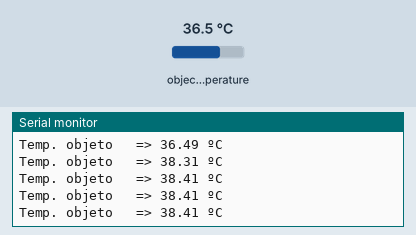
A sketch run on a simulated ESP8266 (NodeMCU). Parts: the last lines printed to the serial monitor. The inputs (shaded band) are chosen by the test bench; at power-on: object temperature 36.5 °C.

Above: at 1.2 s.
1.3 s: object temperature set to 20 °C
At 1.66 s:
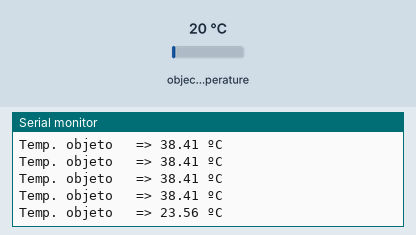
2.8 s: object temperature set to 26 °C
At 2.95 s:
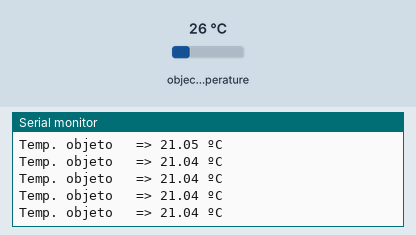
Timing chart, 0 to 5.8 s (numbered marks = the images above; inputs shaded):
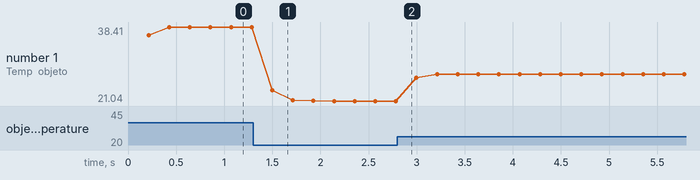

The sketch:

arduino-esp-oled-mlx.ino
```cpp
/// => https://www.youtube.com/watch?v=eLann3shOT4
/// => https://programarfacil.com/blog/arduino-blog/termometro-infrarrojo-con-arduino-mlx90614/
////////////////////////////////////MLX90614/////////////////////////////////////////////
#include <Adafruit_MLX90614.h>
// Instanciar objeto
Adafruit_MLX90614 termometroIR = Adafruit_MLX90614();
float global_temperatura_objeto = 0; // Distancia de 1 a 10 cm
/////////////////////////////////////OLED-DISPLAY/////////////////////////////////////////////
#include <SPI.h>
#include <ESP8266WiFi.h>
#include <Wire.h>  // Only needed for Arduino 1.6.5 and earlier
#include "SSD1306Wire.h" // legacy include: `#include "SSD1306.h"`
// Initialize the OLED display using Wire library
SSD1306Wire  display(0x3c, D2, D1);  //D2=SDA  D1=SCL  As per labeling on NodeMCU

void setup() {
  // Iniciar comunicación serie
  Serial.begin(9600);
  // Iniciar termómetro infrarrojo con Arduino
  termometroIR.begin();

  /////////////////////////////////////////////////////////////////////////////////////////////
 /* display.init();
  display.flipScreenVertically();
  display.setFont(ArialMT_Plain_10);
  display.clear();
 */
}

void loop() {

  readTemperaturaObjeto();
  Serial.print("Temp. objeto   => ");
  Serial.print(global_temperatura_objeto);
  Serial.println(" ºC");

  /*if(global_temperatura_objeto >= 36 && global_temperatura_objeto<37.5){
     Serial.print(" :: SALUDABLE :: ");
  }else if(global_temperatura_objeto >= 37.5){
    Serial.print(" :: ENFERMO :: ");
  }*/

  /* String th_ambiente = "T: 24.00 °C ~ H:80 %";
    display.clear();
    display.setTextAlignment(TEXT_ALIGN_LEFT);
    display.setFont(ArialMT_Plain_10);
    display.drawString(2, 0, th_ambiente);
    display.setFont(ArialMT_Plain_10);
    display.drawString(4, 10, "Temperatura Coorporal");
    display.setFont(ArialMT_Plain_24);
    display.drawString(4, 26, String(global_temperatura_objeto)+"°C");
    //display.setFont(ArialMT_Plain_10);
    //display.drawString(82, 33, "Bien");
    display.display();*/

}

void readTemperaturaObjeto(){

  for(int i=0; i<20; i++){
    global_temperatura_objeto = termometroIR.readObjectTempC() + global_temperatura_objeto;
    delay(10);
  }
  global_temperatura_objeto /=20.0;
  //global_temperatura_objeto += 2.22;

}
```

Measured:
- after the input at 1.3 s, the serial monitor: prints a new line after 0.20 s (image 1)
- plotted number 1: 38.41 → 21.04 after the input at 1.3 s, 21.04 → 27.36 after the input at 2.8 s
